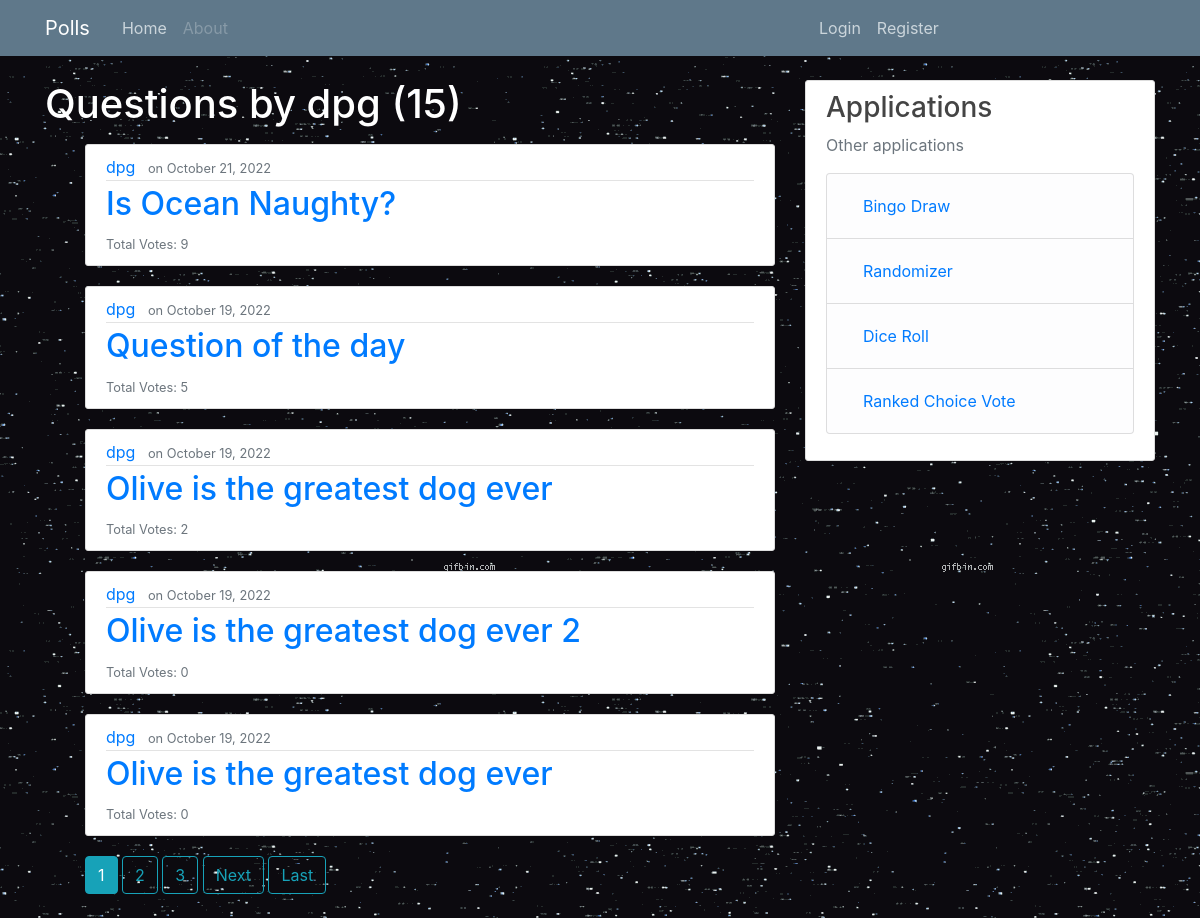
/polls/dpg, run on an earlier commit of the app's database.
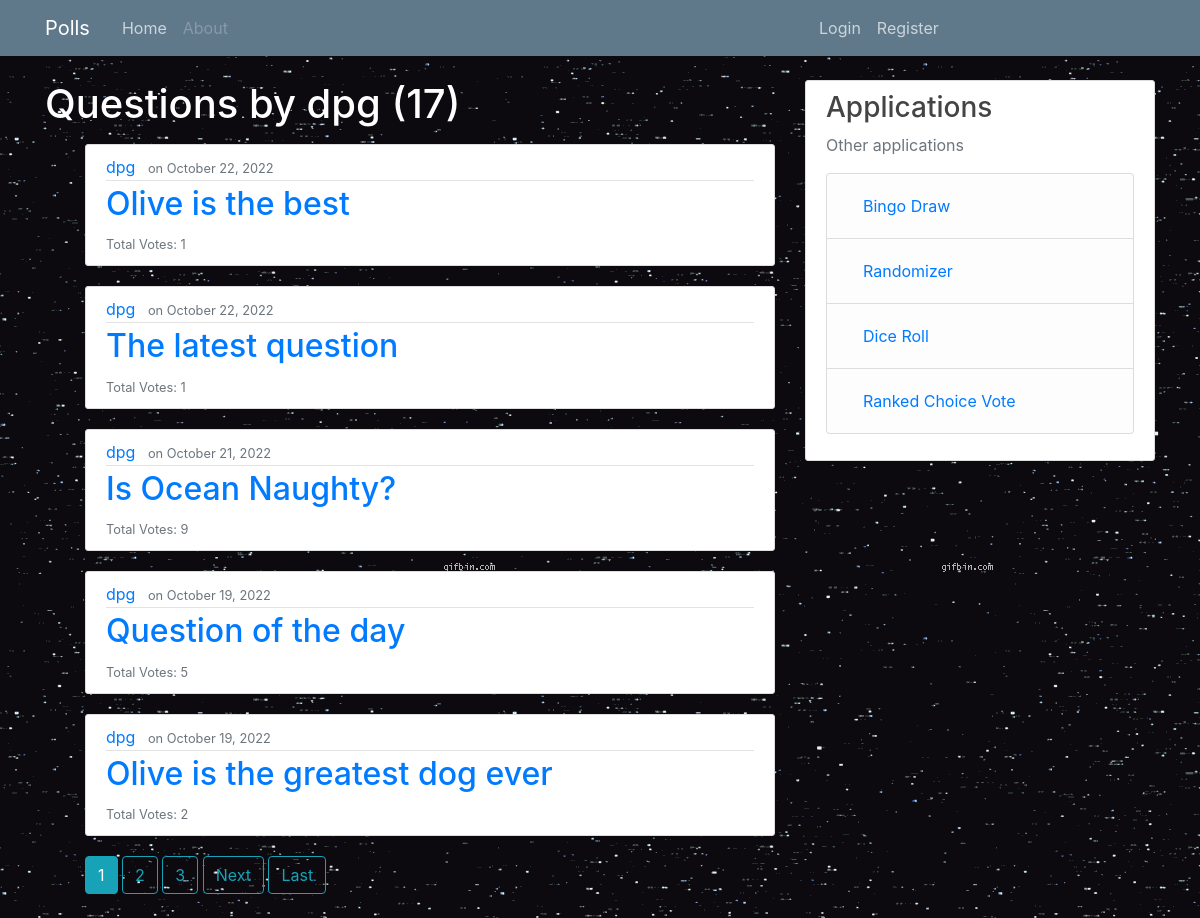
And on a later commit of the database.
### polls/models.py (models this page shows, shortened)
class Question(models.Model):
    question_text = models.CharField(max_length=200)
    pub_date = models.DateTimeField('date published')
    author = models.ForeignKey(User, on_delete=models.CASCADE)
    def total_votes(self):
        total = 0
        for x in self.choices.all():
            total += x.votes
        return total

class Choice(models.Model):
    question = models.ForeignKey(Question, related_name='choices', on_delete=models.CASCADE)
    choice_text = models.CharField(max_length=200)
    votes = models.IntegerField(default=0)

### polls/views.py (the view)
# urls.py: path('<str:username>', views.UserPollListView.as_view(), name='user-polls'),
class UserPollListView(generic.ListView):
    model = Question
    template_name = 'polls/user_polls.html'
    context_object_name = 'user_polls_list'
    paginate_by = 5
    def get_queryset(self):
        user = get_object_or_404(User, username=self.kwargs.get('username'))
        return Question.objects.filter(
            pub_date__lte=timezone.now(), author=user
        ).order_by('-pub_date')

### polls/templates/polls/user_polls.html (shortened to what this page needs)
{% extends "polls/base.html" %}
{% block content %}
    <h1 class="mb-3">Questions by {{ view.kwargs.username }} ({{ page_obj.paginator.count }})</h1>
    {% if user_polls_list %}
        <ul>
        {% for question in user_polls_list %}
            <article class="media content-section">
              <div class="media-body">
                <div class="article-metadata">
                  <a class="mr-2" href="{% url 'polls:user-polls' question.author.username %}">{{ question.author }}</a>
                  <small class="text-muted">on {{ question.pub_date|date:"F d, Y" }}</small>
                </div>
                <h2><a href="{% url 'polls:detail' question.id %}">{{ question.question_text }}</a></h2>
                <small class="text-muted">Total Votes: {{ question.total_votes }}</small>
              </div>
            </article>
        {% endfor %}
        {% if is_paginated %}
            {% for num in page_obj.paginator.page_range %}
                {% if page_obj.number == num %}
                    <a class="btn btn-info mb-4" href="?page={{ num }}">{{ num }}</a>
                {% elif num > page_obj.number|add:'-3' and num < page_obj.number|add:'+3' %}
                    <a class="btn btn-outline-info mb-4" href="?page={{ num }}">{{ num }}</a>
                {% endif %}
            {% endfor %}
            {% if page_obj.has_next %}
                <a class="btn btn-outline-info mb-4" href="?page={{ page_obj.next_page_number }}">Next</a>
                <a class="btn btn-outline-info mb-4" href="?page={{ page_obj.paginator.num_pages }}">Last</a>
            {% endif %}
        {% endif %}
        </ul>
    {% else %}
        <article class="media content-section">
          <div class="media-body">
            <h2>No polls are available.</h2>
          </div>
        </article>
    {% endif %}
{% endblock content %}

What changed in the data, as far as the page shows it:
no longer on this page (row unchanged): Question: author "dpg", pub_date "October 19, 2022", question_text "Olive is the greatest dog ever 2", total_votes "0"
no longer on this page (row unchanged): Question: author "dpg", pub_date "October 19, 2022", question_text "Olive is the greatest dog ever", total_votes "0"
added Question: author "dpg", pub_date "October 22, 2022", question_text "Olive is the best", total_votes "1"
added Question: author "dpg", pub_date "October 22, 2022", question_text "The latest question", total_votes "1"
Also different on the page:
{{ page_obj.paginator.count }}: "15" → "17"
